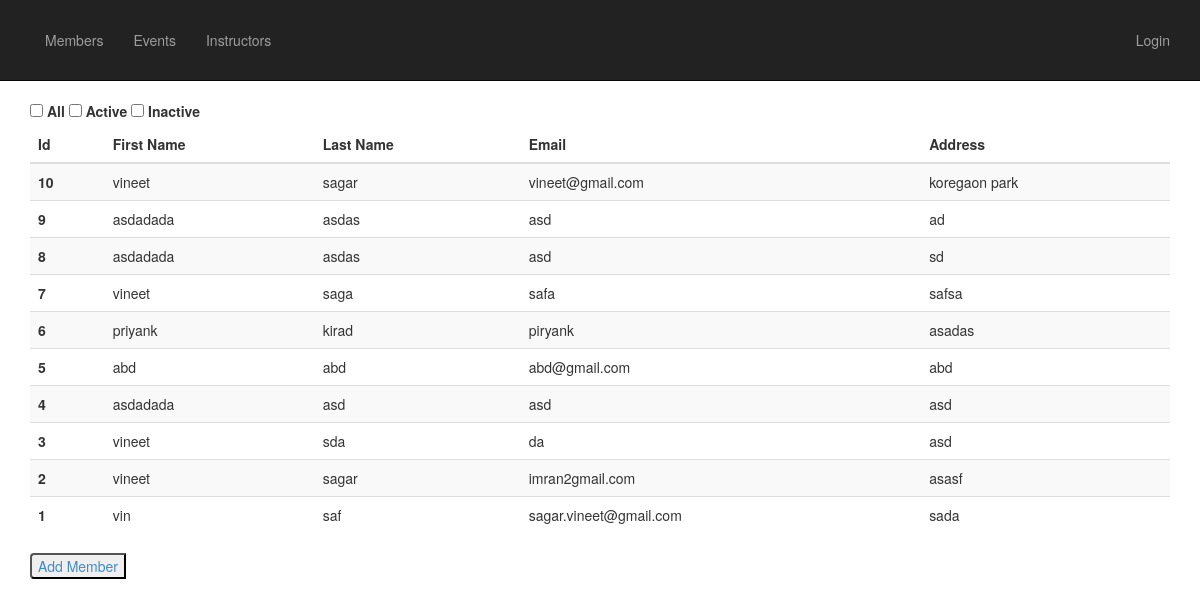
Page /rango/members/ on the earlier database version.
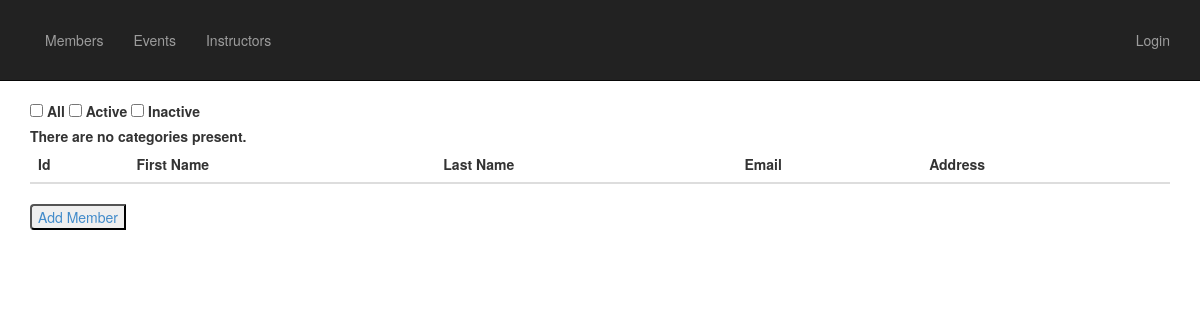
Same page on the later database version.
### rango/models.py (models this page shows, shortened)
class Members(models.Model):
        first_name = models.CharField(max_length=128)
        last_name = models.CharField(max_length=128)
        email = models.EmailField()
        area = models.TextField()

### rango/views.py (the view)
def viewmembers(request):
	members = Members.objects.order_by('-id')[:10]
	context_dict = {'membersList': members}
	return render(request, 'rango/members.html', context_dict)

### templates/rango/members.html (shortened to what this page needs)
{% extends "bs_base.html" %}
{% block container %}
<div id="Checkboxes1">
			    <input type="checkbox" id="Checkbox1">
			    <label for="Checkbox1">All</label>
			    <input type="checkbox" id="Checkbox2">
			    <label for="Checkbox2">Active</label>
			    <input type="checkbox" id="Checkbox3">
			    <label for="Checkbox3">Inactive</label>
			  </div>
<section  id="main_widget">
					  	<table class="table table-striped" id="myTable" >
					  <thead>
					   <tr>
					      <th data-priority="1" >Id</th>
					      <th data-priority="2" >First Name</th>
					      <th data-priority="3" >Last Name</th>
					      <th data-priority="4" >Email</th>
					      <th data-priority="5" >Address</th>
					      </tr>
					      </thead>
					  <tbody>
					         {% if membersList %}
					                {% for members in membersList %}
					                   <tr>
					      <th scope="row">{{ members.id }}</th>
					      <td>{{ members.first_name }}</td>
					      <td>{{ members.last_name }}</td>
					      <td>{{ members.email }}</td>
					      <td>{{ members.area }}</td>
					      </tr>
					                {% endfor %}
					        {% else %}
					            <strong>There are no categories present.</strong>
					        {% endif %}
					    </tbody>
					</table>
					  <div id="Buttonset2">
					    <button id="Button3"><a href="/rango/addmembers">Add Member</a></button>
					  </div>
		</section>
{% endblock%}

### templates/bs_base.html (shortened to what this page needs)
<!DOCTYPE html>
{% load staticfiles %}
<html lang="en">
<head>
    <link href="{% static 'bootstrap/css/bootstrap.min.css' %}" rel="stylesheet">
    <link href="{% static 'jquery/jquery-ui.css' %}" rel="stylesheet">
    <link href="{% static 'bootstrap/css/logo-nav.css' %}" rel="stylesheet">
</head>
<body>
    <nav class="navbar navbar-inverse navbar-fixed-top" role="navigation">
        <div class="container">
            <div class="collapse navbar-collapse" id="bs-example-navbar-collapse-1">
                {% block navigation %}
                <ul class="nav navbar-nav">
                   <li>
                      <a href="/rango/members">Members</a>
                    </li>
                     <li>
                        <a href="/rango/events">Events</a>
                    </li>
                      <li>
                        <a href="/rango/instructors">Instructors</a>
                    </li>
              	</ul>
				<ul class="nav navbar-nav navbar-right" >
							 {% if user.is_anonymous %}
							     <li class="dropdown" ><a href="{% url 'django.contrib.auth.views.login' %}" title="Login" >Login</a></li>
							      {% endif %}
				   	  </ul>
		               {% endblock %}
            </div>
        </div>
    </nav>
    <div class="container">
       {% block container %}
       {% endblock %}
</body>
</html>

Differences in the rows shown:
removed Members: id "10", first_name "vineet", last_name "sagar", email "vineet@gmail.com", area "koregaon park"
removed Members: id "9", first_name "asdadada", last_name "asdas", email "asd", area "ad"
removed Members: id "8", first_name "asdadada", last_name "asdas", email "asd", area "sd"
removed Members: id "7", first_name "vineet", last_name "saga", email "safa", area "safsa"
removed Members: id "6", first_name "priyank", last_name "kirad", email "piryank", area "asadas"
removed Members: id "5", first_name "abd", last_name "abd", email "abd@gmail.com", area "abd"
removed Members: id "4", first_name "asdadada", last_name "asd", email "asd", area "asd"
removed Members: id "3", first_name "vineet", last_name "sda", email "da", area "asd"
removed Members: id "2", first_name "vineet", last_name "sagar", email "imran2gmail.com", area "asasf"
removed Members: id "1", first_name "vin", last_name "saf", email "sagar.vineet@gmail.com", area "sada"
Other differences:
text now shown: "There are no categories present."
